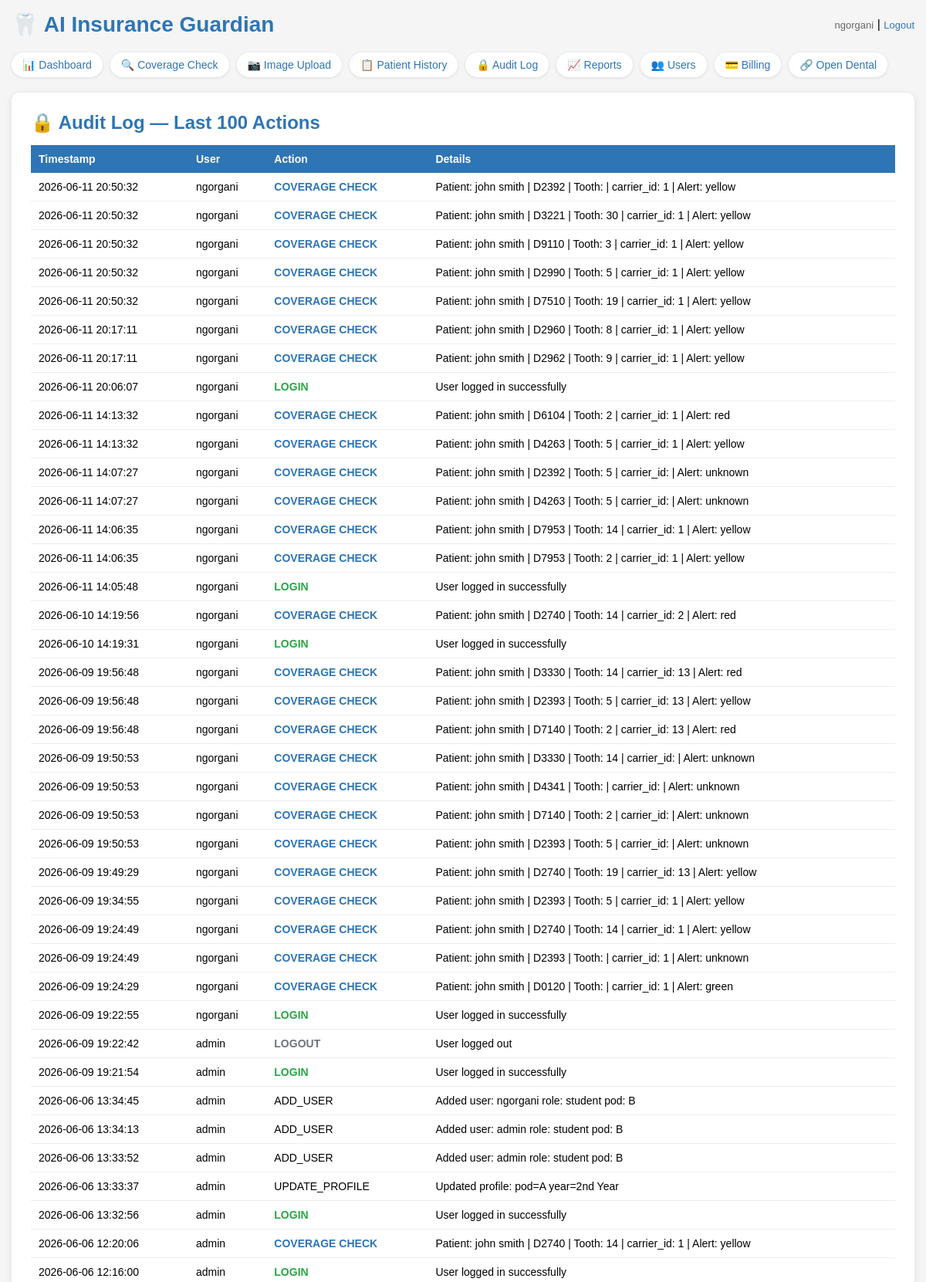
Screenshot of /audit (signed in, upper part) with the database file from the repository.
### tables this page shows
CREATE TABLE users (
            id INTEGER PRIMARY KEY,
            username TEXT UNIQUE NOT NULL,
            password TEXT NOT NULL,
            role TEXT DEFAULT 'staff'
        , pod TEXT DEFAULT NULL, year_level TEXT DEFAULT NULL, full_name TEXT DEFAULT NULL);

CREATE TABLE audit_log (id INTEGER PRIMARY KEY, username TEXT, action TEXT, details TEXT, timestamp TEXT);

### app.py (the view)
@app.route("/audit")
@login_required
def audit():
    conn = get_db()
    cursor = conn.cursor()
    cursor.execute("SELECT * FROM audit_log ORDER BY timestamp DESC LIMIT 100")
    records = cursor.fetchall()
    conn.close()
    return render_template("audit.html", records=records)

### app.py (called while the page is built)
def get_db():
    conn = sqlite3.connect("insurance_guardian.db")
    conn.row_factory = sqlite3.Row
    return conn

@login_manager.user_loader
def load_user(user_id):
    conn = get_db()
    cursor = conn.cursor()
    cursor.execute("SELECT id, username, role, pod, year_level, full_name FROM users WHERE id = ?", (user_id,))
    row = cursor.fetchone()
    conn.close()
    if row:
        return User(row[0], row[1], row[2], row[3], row[4], row[5])
    return None

### templates/audit.html (shortened to what this page needs)
<!DOCTYPE html>
<html>
<head>
</head>
<body>
    <div class="header">
        <h1>🦷 AI Insurance Guardian</h1>
        <div>
            <span class="user-info">{{ current_user.username }}</span> |
            <a href="/logout" class="logout">Logout</a>
        </div>
    </div>
    <div class="nav">
        <a href="/dashboard" class="active">📊 Dashboard</a>
        <a href="/">🔍 Coverage Check</a>
        <a href="/upload">📷 Image Upload</a>
        <a href="/history">📋 Patient History</a>
        <a href="/audit">🔒 Audit Log</a>
        <a href="/reports">📈 Reports</a>
        <a href="/users">👥 Users</a>
        <a href="/billing">💳 Billing</a>
        <a href="/opendental">🔗 Open Dental</a>
    </div>
    <div class="results-box">
        <h2>🔒 Audit Log — Last 100 Actions</h2>
        <table>
            <tr>
                <th>Timestamp</th>
                <th>User</th>
                <th>Action</th>
                <th>Details</th>
            </tr>
            {% for record in records %}
            <tr>
                <td>{{ record[4] }}</td>
                <td>{{ record[1] }}</td>
                <td>
                    {% if record[2] == 'LOGIN' %}<span class="action-login">LOGIN</span>
                    {% elif record[2] == 'LOGOUT' %}<span class="action-logout">LOGOUT</span>
                    {% elif record[2] == 'COVERAGE_CHECK' %}<span class="action-check">COVERAGE CHECK</span>
                    {% elif record[2] == 'FAILED_LOGIN' %}<span class="action-failed">FAILED LOGIN</span>
                    {% else %}{{ record[2] }}{% endif %}
                </td>
                <td>{{ record[3] }}</td>
            </tr>
            {% endfor %}
        </table>
    </div>
</body>
</html>

### templates/audit.html (style rules this page uses)
* { box-sizing: border-box; margin: 0; padding: 0; }
body { font-family: Arial, sans-serif; background-color: #f5f5f5; padding: 15px; }
.header { display: flex; justify-content: space-between; align-items: center; margin-bottom: 20px; flex-wrap: wrap; gap: 10px; }
h1 { color: #2E75B6; font-size: clamp(20px, 4vw, 28px); }
.nav { display: flex; flex-wrap: wrap; gap: 10px; margin-bottom: 20px; }
.nav a { color: #2E75B6; text-decoration: none; font-size: 14px; background: white; padding: 8px 14px; border-radius: 20px; box-shadow: 0 1px 4px rgba(0,0,0,0.1); }
.user-info { color: #666; font-size: 13px; }
.logout { color: #2E75B6; text-decoration: none; font-size: 13px; }
.results-box { background: white; padding: 25px; border-radius: 10px; box-shadow: 0 2px 10px rgba(0,0,0,0.1); }
.results-box h2 { color: #2E75B6; margin-bottom: 15px; }
table { width: 100%; border-collapse: collapse; font-size: 14px; }
th { background: #2E75B6; color: white; padding: 10px; text-align: left; }
td { padding: 10px; border-bottom: 1px solid #eee; }
.action-login { color: #28a745; font-weight: bold; }
.action-logout { color: #6c757d; font-weight: bold; }
.action-check { color: #2E75B6; font-weight: bold; }

### rows the page displays
users: username "ngorgani"
audit_log: timestamp "2026-06-11 20:50:32", username "ngorgani", action "COVERAGE CHECK", details "Patient: john smith | D2392 | Tooth: | carrier_id: 1 | Alert: yellow"
audit_log: timestamp "2026-06-11 20:50:32", username "ngorgani", action "COVERAGE CHECK", details "Patient: john smith | D3221 | Tooth: 30 | carrier_id: 1 | Alert: yellow"
audit_log: timestamp "2026-06-11 20:50:32", username "ngorgani", action "COVERAGE CHECK", details "Patient: john smith | D9110 | Tooth: 3 | carrier_id: 1 | Alert: yellow"
audit_log: timestamp "2026-06-11 20:50:32", username "ngorgani", action "COVERAGE CHECK", details "Patient: john smith | D2990 | Tooth: 5 | carrier_id: 1 | Alert: yellow"
audit_log: timestamp "2026-06-11 20:50:32", username "ngorgani", action "COVERAGE CHECK", details "Patient: john smith | D7510 | Tooth: 19 | carrier_id: 1 | Alert: yellow"
audit_log: timestamp "2026-06-11 20:17:11", username "ngorgani", action "COVERAGE CHECK", details "Patient: john smith | D2960 | Tooth: 8 | carrier_id: 1 | Alert: yellow"
audit_log: timestamp "2026-06-11 20:17:11", username "ngorgani", action "COVERAGE CHECK", details "Patient: john smith | D2962 | Tooth: 9 | carrier_id: 1 | Alert: yellow"
audit_log: timestamp "2026-06-11 20:06:07", username "ngorgani", action "LOGIN", details "User logged in successfully"
audit_log: timestamp "2026-06-11 14:13:32", username "ngorgani", action "COVERAGE CHECK", details "Patient: john smith | D6104 | Tooth: 2 | carrier_id: 1 | Alert: red"
audit_log: timestamp "2026-06-11 14:13:32", username "ngorgani", action "COVERAGE CHECK", details "Patient: john smith | D4263 | Tooth: 5 | carrier_id: 1 | Alert: yellow"
audit_log: timestamp "2026-06-11 14:07:27", username "ngorgani", action "COVERAGE CHECK", details "Patient: john smith | D2392 | Tooth: 5 | carrier_id: | Alert: unknown"
audit_log: timestamp "2026-06-11 14:07:27", username "ngorgani", action "COVERAGE CHECK", details "Patient: john smith | D4263 | Tooth: 5 | carrier_id: | Alert: unknown"
audit_log: timestamp "2026-06-11 14:06:35", username "ngorgani", action "COVERAGE CHECK", details "Patient: john smith | D7953 | Tooth: 14 | carrier_id: 1 | Alert: yellow"
audit_log: timestamp "2026-06-11 14:06:35", username "ngorgani", action "COVERAGE CHECK", details "Patient: john smith | D7953 | Tooth: 2 | carrier_id: 1 | Alert: yellow"
audit_log: timestamp "2026-06-11 14:05:48", username "ngorgani", action "LOGIN", details "User logged in successfully"
audit_log: timestamp "2026-06-10 14:19:56", username "ngorgani", action "COVERAGE CHECK", details "Patient: john smith | D2740 | Tooth: 14 | carrier_id: 2 | Alert: red"
audit_log: timestamp "2026-06-10 14:19:31", username "ngorgani", action "LOGIN", details "User logged in successfully"
audit_log: timestamp "2026-06-09 19:56:48", username "ngorgani", action "COVERAGE CHECK", details "Patient: john smith | D3330 | Tooth: 14 | carrier_id: 13 | Alert: red"
audit_log: timestamp "2026-06-09 19:56:48", username "ngorgani", action "COVERAGE CHECK", details "Patient: john smith | D2393 | Tooth: 5 | carrier_id: 13 | Alert: yellow"
audit_log: timestamp "2026-06-09 19:56:48", username "ngorgani", action "COVERAGE CHECK", details "Patient: john smith | D7140 | Tooth: 2 | carrier_id: 13 | Alert: red"
audit_log: timestamp "2026-06-09 19:50:53", username "ngorgani", action "COVERAGE CHECK", details "Patient: john smith | D3330 | Tooth: 14 | carrier_id: | Alert: unknown"
audit_log: timestamp "2026-06-09 19:50:53", username "ngorgani", action "COVERAGE CHECK", details "Patient: john smith | D4341 | Tooth: | carrier_id: | Alert: unknown"
audit_log: timestamp "2026-06-09 19:50:53", username "ngorgani", action "COVERAGE CHECK", details "Patient: john smith | D7140 | Tooth: 2 | carrier_id: | Alert: unknown"
audit_log: timestamp "2026-06-09 19:50:53", username "ngorgani", action "COVERAGE CHECK", details "Patient: john smith | D2393 | Tooth: 5 | carrier_id: | Alert: unknown"
audit_log: timestamp "2026-06-09 19:49:29", username "ngorgani", action "COVERAGE CHECK", details "Patient: john smith | D2740 | Tooth: 19 | carrier_id: 13 | Alert: yellow"
audit_log: timestamp "2026-06-09 19:34:55", username "ngorgani", action "COVERAGE CHECK", details "Patient: john smith | D2393 | Tooth: 5 | carrier_id: 1 | Alert: yellow"
audit_log: timestamp "2026-06-09 19:24:49", username "ngorgani", action "COVERAGE CHECK", details "Patient: john smith | D2740 | Tooth: 14 | carrier_id: 1 | Alert: yellow"
audit_log: timestamp "2026-06-09 19:24:49", username "ngorgani", action "COVERAGE CHECK", details "Patient: john smith | D2393 | Tooth: | carrier_id: 1 | Alert: unknown"
audit_log: timestamp "2026-06-09 19:24:29", username "ngorgani", action "COVERAGE CHECK", details "Patient: john smith | D0120 | Tooth: | carrier_id: 1 | Alert: green"
audit_log: timestamp "2026-06-09 19:22:55", username "ngorgani", action "LOGIN", details "User logged in successfully"
audit_log: timestamp "2026-06-09 19:22:42", username "admin", action "LOGOUT", details "User logged out"
audit_log: timestamp "2026-06-09 19:21:54", username "admin", action "LOGIN", details "User logged in successfully"
audit_log: timestamp "2026-06-06 13:34:45", username "admin", action "ADD_USER", details "Added user: ngorgani role: student pod: B"
audit_log: timestamp "2026-06-06 13:34:13", username "admin", action "ADD_USER", details "Added user: admin role: student pod: B"
audit_log: timestamp "2026-06-06 13:33:52", username "admin", action "ADD_USER", details "Added user: admin role: student pod: B"
audit_log: timestamp "2026-06-06 13:33:37", username "admin", action "UPDATE_PROFILE", details "Updated profile: pod=A year=2nd Year"
audit_log: timestamp "2026-06-06 13:32:56", username "admin", action "LOGIN", details "User logged in successfully"
audit_log: timestamp "2026-06-06 12:20:06", username "admin", action "COVERAGE CHECK", details "Patient: john smith | D2740 | Tooth: 14 | carrier_id: 1 | Alert: yellow"
audit_log: timestamp "2026-06-06 12:16:00", username "admin", action "LOGIN", details "User logged in successfully"
